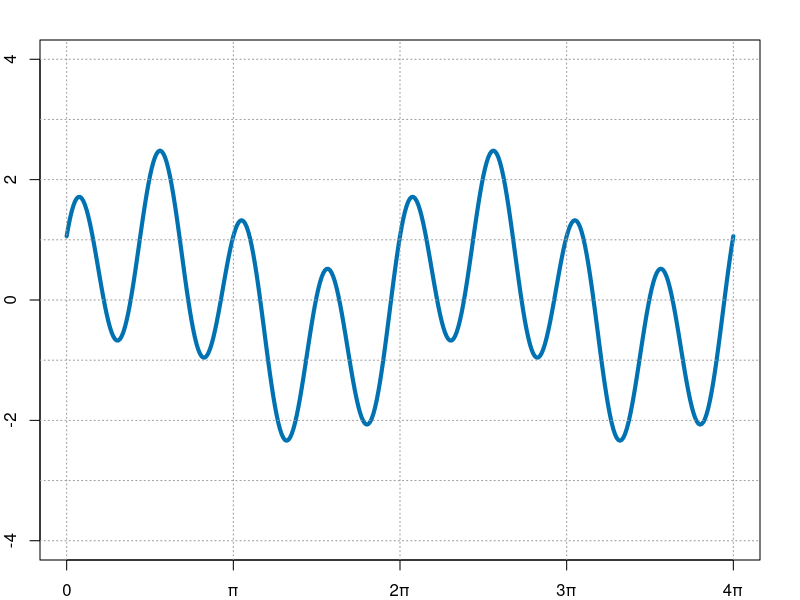

Write the R code that produced this figure.
## ---- chunk 1
palette("Okabe-Ito")
x = seq(0, 4*pi, 0.01*pi)
y1 = sin(x)
y2 = 1.5*sin(4*x + 0.25*pi)
y3 = y1 + y2
par(mar = c(2,2,2,2))
plot(x = x, y = y3, lwd = 4, col = 6, type = "l", ylim = c(-4,4),
     ylab = "", xlab = "", xaxt = "n")
    axis(side = 1, at = c(0,pi,2*pi,3*pi,4*pi), 
         labels = c("0", "π", "2π", "3π", "4π"))
    abline(v = c(0,pi,2*pi,3*pi,4*pi), col = 9, lty = 3)
    abline(h = c(-4,-3, -2, -1, 0, 1, 2, 3, 4), col = 9, lty = 3)

